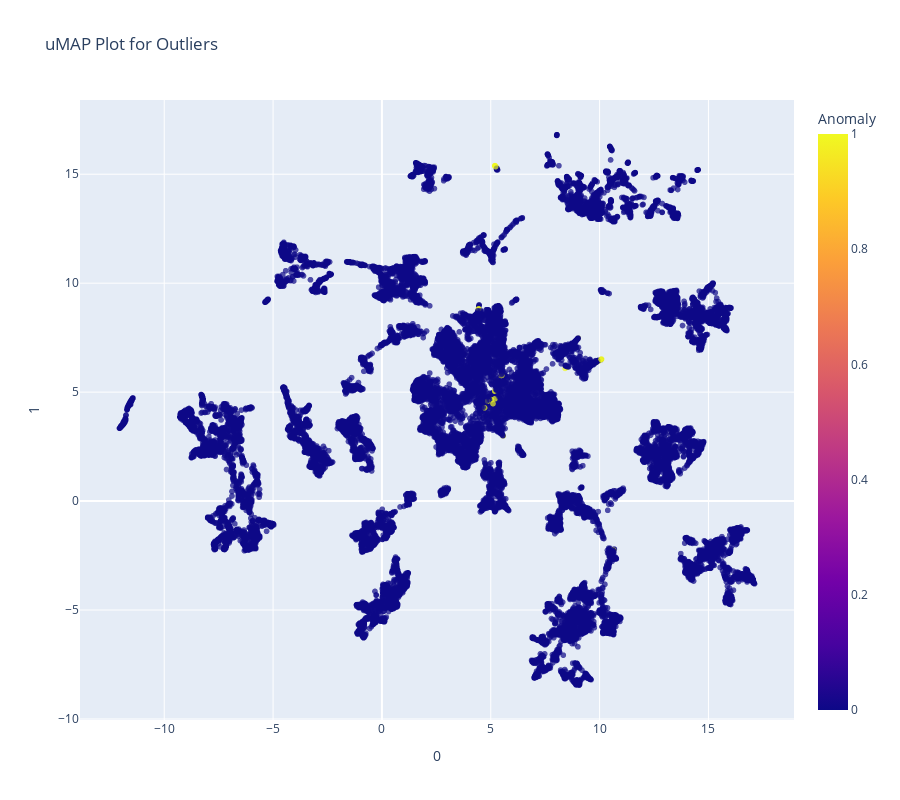

Notebook cell for this chart:
### Code cell
# Plot UMAP projection
plot_model(iforest, plot='umap')

### Figure 1 — Plotly figure (JSON) as saved in the notebook; plotly's stock layout.template omitted (floating-point values rounded to 4 significant figures; data arrays with more than 128 entries replaced by an {"elided": "..."} marker saying what was removed)
{"data": [{"customdata": {"elided": "50000x1 float values"}, "hovertemplate": "0=%{x}<br>1=%{y}<br>Feature=%{customdata[0]}<br>Anomaly=%{marker.color}<extra></extra>", "legendgroup": "", "marker": {"color": {"elided": "50000 int values"}, "coloraxis": "coloraxis", "opacity": 0.7, "symbol": "circle"}, "mode": "markers", "name": "", "showlegend": false, "type": "scattergl", "x": {"elided": "50000 float values"}, "xaxis": "x", "y": {"elided": "50000 float values"}, "yaxis": "y"}], "layout": {"coloraxis": {"colorbar": {"title": {"text": "Anomaly"}}, "colorscale": [[0.0, "#0d0887"], [0.1111, "#46039f"], [0.2222, "#7201a8"], [0.3333, "#9c179e"], [0.4444, "#bd3786"], [0.5556, "#d8576b"], [0.6667, "#ed7953"], [0.7778, "#fb9f3a"], [0.8889, "#fdca26"], [1.0, "#f0f921"]]}, "height": 800, "legend": {"tracegroupgap": 0}, "title": {"text": "uMAP Plot for Outliers"}, "width": 900, "xaxis": {"anchor": "y", "domain": [0.0, 1.0], "title": {"text": "0"}}, "yaxis": {"anchor": "x", "domain": [0.0, 1.0], "title": {"text": "1"}}}}
